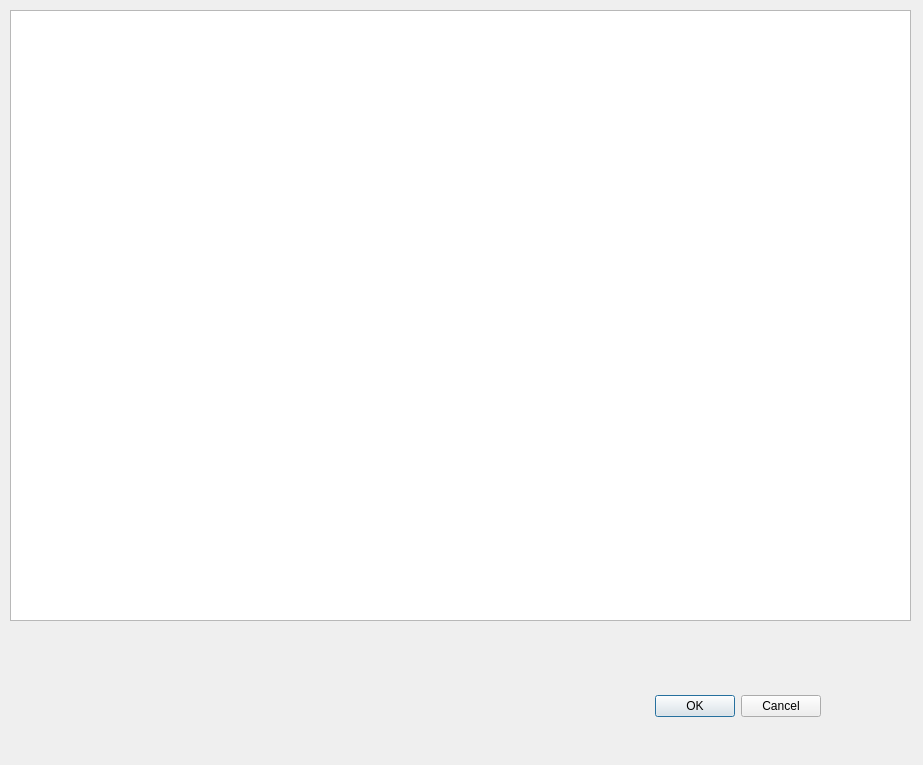
<?xml version="1.0" encoding="UTF-8"?>
<ui version="4.0">
 <class>ArchivesDlg</class>
 <widget class="QDialog" name="ArchivesDlg">
  <property name="geometry">
   <rect>
    <x>0</x>
    <y>0</y>
    <width>923</width>
    <height>765</height>
   </rect>
  </property>
  <property name="windowTitle">
   <string>Dialog</string>
  </property>
  <widget class="QDialogButtonBox" name="buttonBox">
   <property name="geometry">
    <rect>
     <x>480</x>
     <y>690</y>
     <width>341</width>
     <height>32</height>
    </rect>
   </property>
   <property name="orientation">
    <enum>Qt::Horizontal</enum>
   </property>
   <property name="standardButtons">
    <set>QDialogButtonBox::Cancel|QDialogButtonBox::Ok</set>
   </property>
  </widget>
  <widget class="QWidget" name="horizontalLayoutWidget">
   <property name="geometry">
    <rect>
     <x>10</x>
     <y>10</y>
     <width>901</width>
     <height>611</height>
    </rect>
   </property>
   <layout class="QHBoxLayout" name="horizontalLayout">
    <item>
     <widget class="QTableView" name="tableView"/>
    </item>
   </layout>
  </widget>
 </widget>
 <resources/>
 <connections>
  <connection>
   <sender>buttonBox</sender>
   <signal>accepted()</signal>
   <receiver>ArchivesDlg</receiver>
   <slot>accept()</slot>
   <hints>
    <hint type="sourcelabel">
     <x>248</x>
     <y>254</y>
    </hint>
    <hint type="destinationlabel">
     <x>157</x>
     <y>274</y>
    </hint>
   </hints>
  </connection>
  <connection>
   <sender>buttonBox</sender>
   <signal>rejected()</signal>
   <receiver>ArchivesDlg</receiver>
   <slot>reject()</slot>
   <hints>
    <hint type="sourcelabel">
     <x>316</x>
     <y>260</y>
    </hint>
    <hint type="destinationlabel">
     <x>286</x>
     <y>274</y>
    </hint>
   </hints>
  </connection>
 </connections>
</ui>
